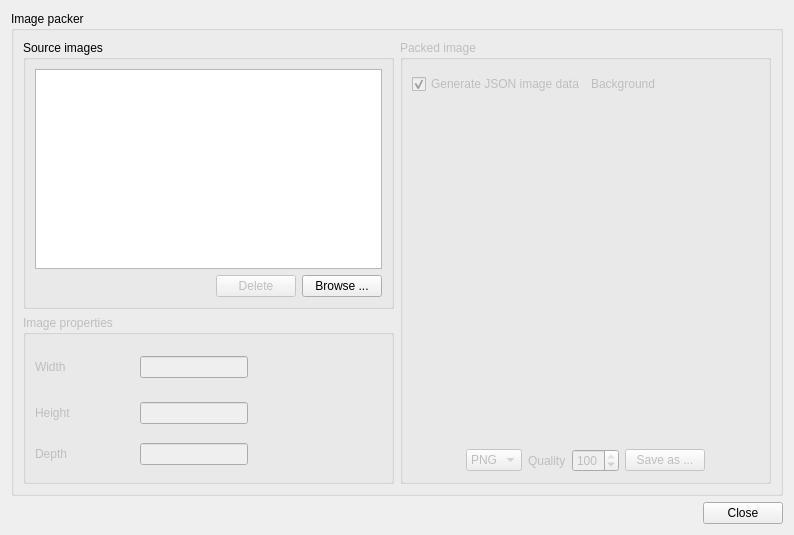
<?xml version="1.0" encoding="UTF-8"?>
<ui version="4.0">
 <class>DlgImgPack</class>
 <widget class="QDialog" name="DlgImgPack">
  <property name="geometry">
   <rect>
    <x>0</x>
    <y>0</y>
    <width>794</width>
    <height>535</height>
   </rect>
  </property>
  <property name="windowTitle">
   <string>Image Packer</string>
  </property>
  <property name="windowIcon">
   <iconset resource="../resource/resource.qrc">
    <normaloff>:/16x16_ico_png/package.png</normaloff>:/16x16_ico_png/package.png</iconset>
  </property>
  <layout class="QVBoxLayout" name="verticalLayout_4">
   <item>
    <widget class="QGroupBox" name="groupBox_4">
     <property name="title">
      <string>Image packer</string>
     </property>
     <layout class="QHBoxLayout" name="horizontalLayout_4">
      <item>
       <layout class="QVBoxLayout" name="verticalLayout_3">
        <item>
         <widget class="QGroupBox" name="groupBox_2">
          <property name="title">
           <string>Source images</string>
          </property>
          <layout class="QVBoxLayout" name="verticalLayout_2">
           <item>
            <widget class="QListWidget" name="listWidget"/>
           </item>
           <item>
            <layout class="QHBoxLayout" name="horizontalLayout_3">
             <item>
              <spacer name="horizontalSpacer_3">
               <property name="orientation">
                <enum>Qt::Horizontal</enum>
               </property>
               <property name="sizeHint" stdset="0">
                <size>
                 <width>40</width>
                 <height>20</height>
                </size>
               </property>
              </spacer>
             </item>
             <item>
              <widget class="QPushButton" name="btnDeleteImage">
               <property name="enabled">
                <bool>false</bool>
               </property>
               <property name="text">
                <string>Delete</string>
               </property>
              </widget>
             </item>
             <item>
              <widget class="QPushButton" name="btnBrowseImage">
               <property name="text">
                <string>Browse ...</string>
               </property>
              </widget>
             </item>
            </layout>
           </item>
          </layout>
         </widget>
        </item>
        <item>
         <widget class="QGroupBox" name="grpImageProperties">
          <property name="enabled">
           <bool>false</bool>
          </property>
          <property name="title">
           <string>Image properties</string>
          </property>
          <layout class="QGridLayout" name="gridLayout">
           <item row="2" column="1">
            <widget class="QLineEdit" name="lblImageDepth">
             <property name="sizePolicy">
              <sizepolicy hsizetype="Minimum" vsizetype="Fixed">
               <horstretch>0</horstretch>
               <verstretch>0</verstretch>
              </sizepolicy>
             </property>
             <property name="text">
              <string/>
             </property>
             <property name="readOnly">
              <bool>true</bool>
             </property>
            </widget>
           </item>
           <item row="0" column="2" rowspan="3">
            <widget class="QLabel" name="lblImagePreview">
             <property name="minimumSize">
              <size>
               <width>128</width>
               <height>128</height>
              </size>
             </property>
             <property name="maximumSize">
              <size>
               <width>128</width>
               <height>128</height>
              </size>
             </property>
             <property name="text">
              <string/>
             </property>
             <property name="pixmap">
              <pixmap resource="../resource/resource.qrc">:/texture.png</pixmap>
             </property>
            </widget>
           </item>
           <item row="2" column="0">
            <widget class="QLabel" name="label_38">
             <property name="text">
              <string>Depth</string>
             </property>
            </widget>
           </item>
           <item row="0" column="1">
            <widget class="QLineEdit" name="lblImageWidth">
             <property name="sizePolicy">
              <sizepolicy hsizetype="Minimum" vsizetype="Fixed">
               <horstretch>0</horstretch>
               <verstretch>0</verstretch>
              </sizepolicy>
             </property>
             <property name="readOnly">
              <bool>true</bool>
             </property>
            </widget>
           </item>
           <item row="1" column="1">
            <widget class="QLineEdit" name="lblImageHeight">
             <property name="sizePolicy">
              <sizepolicy hsizetype="Minimum" vsizetype="Fixed">
               <horstretch>0</horstretch>
               <verstretch>0</verstretch>
              </sizepolicy>
             </property>
             <property name="text">
              <string/>
             </property>
             <property name="readOnly">
              <bool>true</bool>
             </property>
            </widget>
           </item>
           <item row="0" column="0">
            <widget class="QLabel" name="label_36">
             <property name="text">
              <string>Width</string>
             </property>
            </widget>
           </item>
           <item row="1" column="0">
            <widget class="QLabel" name="label_37">
             <property name="text">
              <string>Height</string>
             </property>
            </widget>
           </item>
          </layout>
         </widget>
        </item>
       </layout>
      </item>
      <item>
       <widget class="QGroupBox" name="grpPackagedImage">
        <property name="enabled">
         <bool>false</bool>
        </property>
        <property name="title">
         <string>Packed image</string>
        </property>
        <layout class="QVBoxLayout" name="verticalLayout">
         <item>
          <layout class="QHBoxLayout" name="horizontalLayout_5">
           <item>
            <widget class="QCheckBox" name="chkJson">
             <property name="text">
              <string>Generate JSON image data</string>
             </property>
             <property name="checked">
              <bool>true</bool>
             </property>
            </widget>
           </item>
           <item>
            <widget class="QLabel" name="label">
             <property name="sizePolicy">
              <sizepolicy hsizetype="Maximum" vsizetype="Preferred">
               <horstretch>0</horstretch>
               <verstretch>0</verstretch>
              </sizepolicy>
             </property>
             <property name="text">
              <string>Background</string>
             </property>
            </widget>
           </item>
           <item>
            <widget class="color_widgets::ColorSelector" name="bgColor">
             <property name="minimumSize">
              <size>
               <width>30</width>
               <height>30</height>
              </size>
             </property>
             <property name="color">
              <color alpha="0">
               <red>0</red>
               <green>0</green>
               <blue>0</blue>
              </color>
             </property>
             <property name="display_mode" stdset="0">
              <enum>color_widgets::ColorPreview::AllAlpha</enum>
             </property>
             <property name="updateMode">
              <enum>color_widgets::ColorSelector::Confirm</enum>
             </property>
            </widget>
           </item>
           <item>
            <spacer name="horizontalSpacer_2">
             <property name="orientation">
              <enum>Qt::Horizontal</enum>
             </property>
             <property name="sizeHint" stdset="0">
              <size>
               <width>40</width>
               <height>20</height>
              </size>
             </property>
            </spacer>
           </item>
          </layout>
         </item>
         <item>
          <widget class="QLabel" name="lblPackagedImage">
           <property name="sizePolicy">
            <sizepolicy hsizetype="Expanding" vsizetype="Expanding">
             <horstretch>0</horstretch>
             <verstretch>0</verstretch>
            </sizepolicy>
           </property>
           <property name="text">
            <string/>
           </property>
           <property name="scaledContents">
            <bool>false</bool>
           </property>
          </widget>
         </item>
         <item>
          <layout class="QHBoxLayout" name="horizontalLayout_2">
           <item>
            <spacer name="horizontalSpacer_4">
             <property name="orientation">
              <enum>Qt::Horizontal</enum>
             </property>
             <property name="sizeHint" stdset="0">
              <size>
               <width>40</width>
               <height>20</height>
              </size>
             </property>
            </spacer>
           </item>
           <item>
            <widget class="QComboBox" name="cmbFormat">
             <item>
              <property name="text">
               <string>PNG</string>
              </property>
             </item>
             <item>
              <property name="text">
               <string>JPG</string>
              </property>
             </item>
             <item>
              <property name="text">
               <string>BMP</string>
              </property>
             </item>
            </widget>
           </item>
           <item>
            <widget class="QLabel" name="label_2">
             <property name="text">
              <string>Quality</string>
             </property>
            </widget>
           </item>
           <item>
            <widget class="QSpinBox" name="quality">
             <property name="maximum">
              <number>100</number>
             </property>
             <property name="value">
              <number>100</number>
             </property>
            </widget>
           </item>
           <item>
            <widget class="QPushButton" name="btnSaveAs">
             <property name="enabled">
              <bool>false</bool>
             </property>
             <property name="text">
              <string>Save as ...</string>
             </property>
            </widget>
           </item>
           <item>
            <spacer name="horizontalSpacer_5">
             <property name="orientation">
              <enum>Qt::Horizontal</enum>
             </property>
             <property name="sizeHint" stdset="0">
              <size>
               <width>40</width>
               <height>20</height>
              </size>
             </property>
            </spacer>
           </item>
          </layout>
         </item>
        </layout>
       </widget>
      </item>
     </layout>
    </widget>
   </item>
   <item>
    <layout class="QHBoxLayout" name="horizontalLayout">
     <item>
      <spacer name="horizontalSpacer">
       <property name="orientation">
        <enum>Qt::Horizontal</enum>
       </property>
       <property name="sizeHint" stdset="0">
        <size>
         <width>40</width>
         <height>20</height>
        </size>
       </property>
      </spacer>
     </item>
     <item>
      <widget class="QPushButton" name="btnClose">
       <property name="text">
        <string>Close</string>
       </property>
      </widget>
     </item>
    </layout>
   </item>
  </layout>
 </widget>
 <customwidgets>
  <customwidget>
   <class>color_widgets::ColorPreview</class>
   <extends>QWidget</extends>
   <header>color_preview.hpp</header>
  </customwidget>
  <customwidget>
   <class>color_widgets::ColorSelector</class>
   <extends>color_widgets::ColorPreview</extends>
   <header>color_selector.hpp</header>
  </customwidget>
 </customwidgets>
 <tabstops>
  <tabstop>listWidget</tabstop>
  <tabstop>btnDeleteImage</tabstop>
  <tabstop>btnBrowseImage</tabstop>
  <tabstop>lblImageWidth</tabstop>
  <tabstop>lblImageHeight</tabstop>
  <tabstop>lblImageDepth</tabstop>
  <tabstop>chkJson</tabstop>
  <tabstop>cmbFormat</tabstop>
  <tabstop>quality</tabstop>
  <tabstop>btnSaveAs</tabstop>
  <tabstop>btnClose</tabstop>
 </tabstops>
 <resources>
  <include location="../resource/resource.qrc"/>
 </resources>
 <connections/>
</ui>
